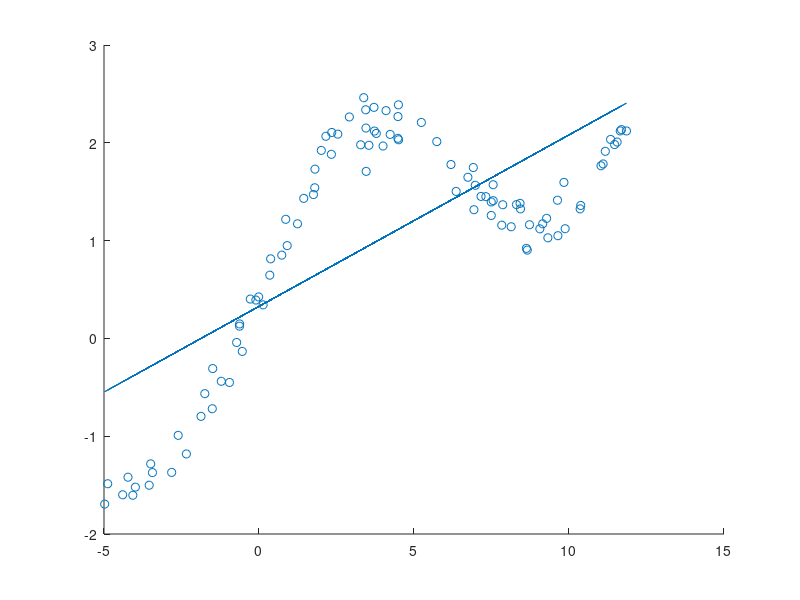
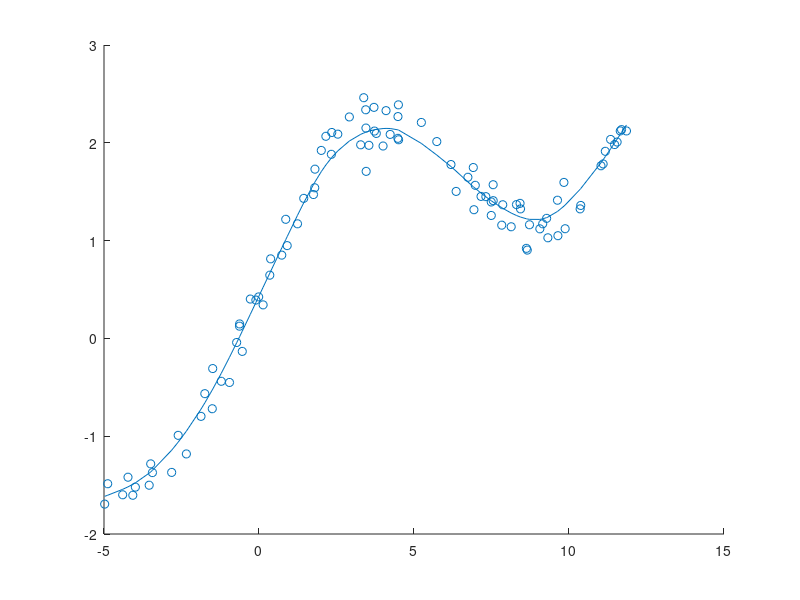

These figures' MATLAB source, in order:
fid=fopen('q3x.dat','r');
X= fscanf(fid, '%f');
fclose(fid);


fid=fopen('q3y.dat','r');
Y= fscanf(fid, '%f');
fclose(fid);
[m,n]=size(X);
arr=ones(m,1);
X=[X arr];
temp=X'*X;
temp=inv(temp);
theta=temp*X'*Y;
display(theta);
scatter(X(:,1) , Y);
figure(1);
hold on
plot(X(:,1) , theta'*X');
hold off
%part 2
h_theta=zeros(1,m);
query=zeros(1,m);
j=1;
tow=.8;
theta=zeros(1,n+1);
X1=X;
X1=sort(X1);
while(j<=m)
    x=X1(j,:);
    W=zeros(1,m);
    for i=1:m
        W(i)=exp(-((x(1,1)-X(i,1))^2)./(2.*(tow^2)));
    end
    W1=zeros(m,m);
    W1=diag(W);
    W=zeros(m,m);
    W=W1;
    temp=(X'*(W*X));
    temp=inv(temp);
    theta=temp*X'*W*Y;
    h_theta(j)=theta'*x';
    query(j)=x(1,1);
    j=j+1;
end
figure(2);
scatter(X(:,1) , Y);
hold on
plot(query , h_theta);
hold off